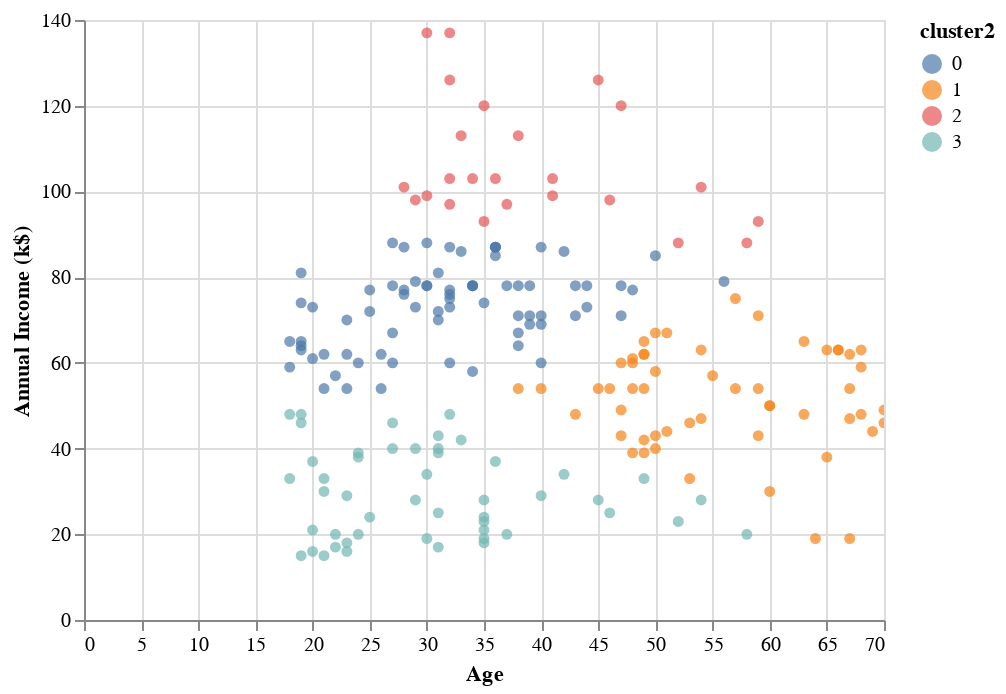

The notebook cell saved with this chart:
### Code cell
#@title Now plot the scatter plot using the mark_circle() and encode() methods from the altair package
alt.Chart(data).mark_circle()\
             .encode\
              (x='Age', \
               y='Annual Income (k$)', \
               color='cluster2:N', \
               tooltip=['Spending Score (1-100)', 'cluster2', \
                        'Age',\
'Annual Income (k$)'])\
             .interactive()

### Figure 1 — Vega-Lite specification as saved in the notebook (floating-point values rounded to 4 significant figures; data arrays with more than 128 entries replaced by an {"elided": "..."} marker saying what was removed)
{"config": {"view": {"continuousWidth": 400, "continuousHeight": 300}}, "data": {"name": "data-cc3cabaec9606f438f4b158138e09422"}, "mark": "circle", "encoding": {"color": {"field": "cluster2", "type": "nominal"}, "tooltip": [{"field": "Spending Score (1-100)", "type": "quantitative"}, {"field": "cluster2", "type": "quantitative"}, {"field": "Age", "type": "quantitative"}, {"field": "Annual Income (k$)", "type": "quantitative"}], "x": {"field": "Age", "type": "quantitative"}, "y": {"field": "Annual Income (k$)", "type": "quantitative"}}, "selection": {"selector001": {"type": "interval", "bind": "scales", "encodings": ["x", "y"]}}, "$schema": "https://vega.github.io/schema/vega-lite/v4.17.0.json", "datasets": {"data-cc3cabaec9606f438f4b158138e09422": {"elided": "200 records"}}}
